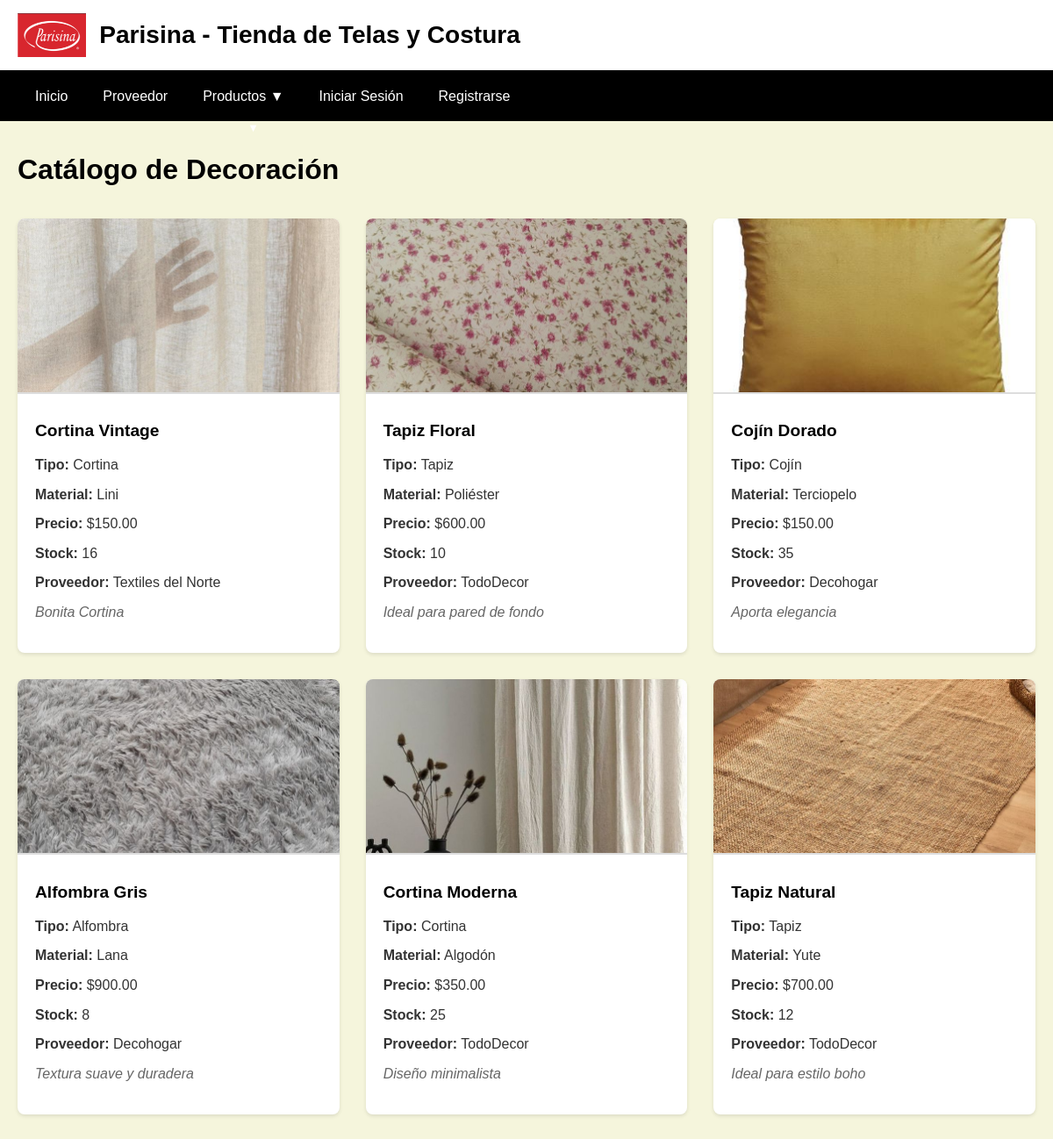
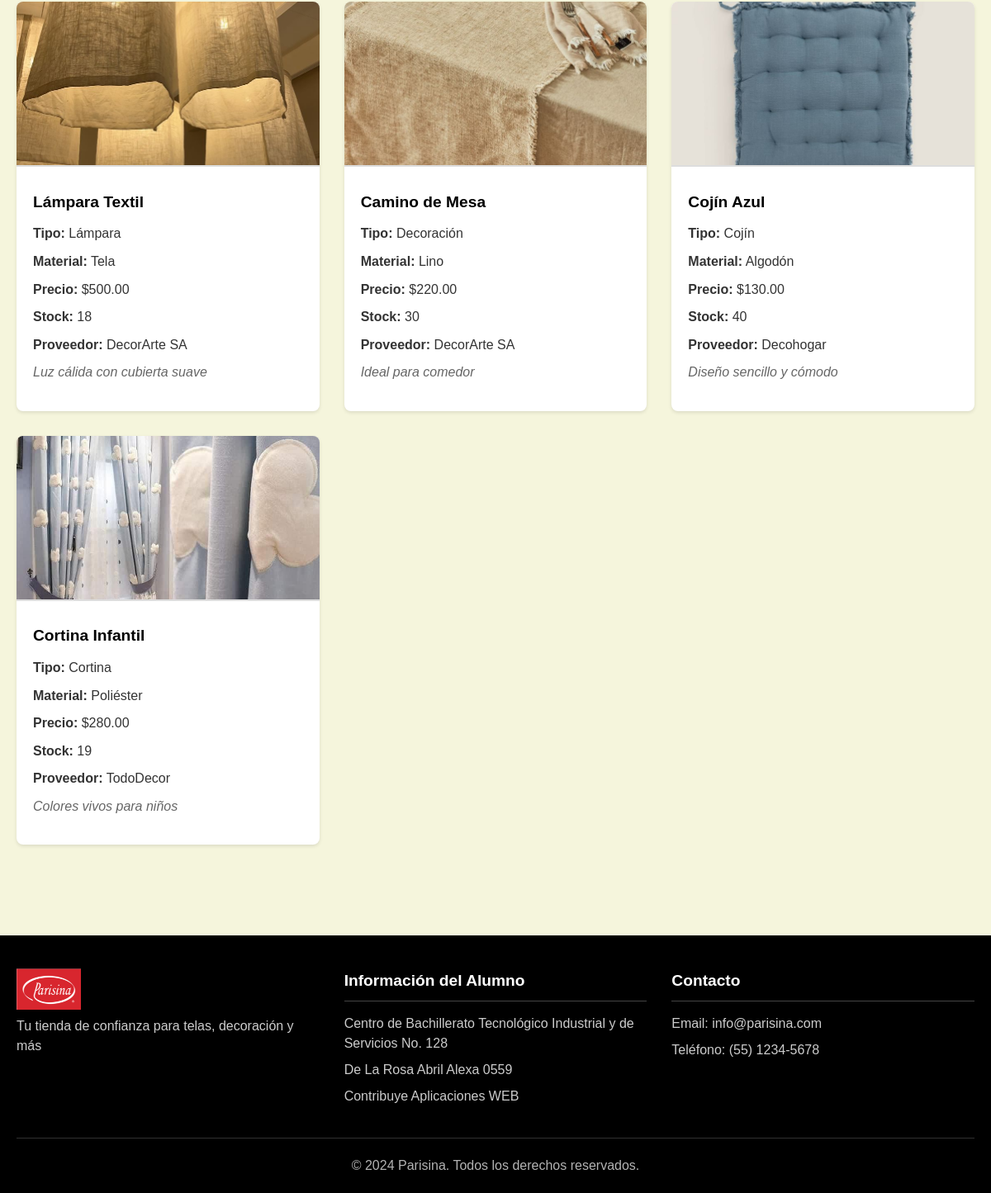
Page /decoracion/ on the committed database (2 pictures, top to bottom).
### app_Parisina/models.py (models this page shows, shortened)
class Decoracion(models.Model):
    nombre = models.CharField(max_length=100)
    tipo_producto = models.CharField(max_length=100)
    material = models.CharField(max_length=100)
    precio = models.DecimalField(max_digits=8, decimal_places=2)
    stock = models.PositiveIntegerField()
    descripcion = models.TextField(blank=True, null=True)
    imagen = models.ImageField(upload_to='decoracion/')
    proveedor = models.ForeignKey(Proveedor, on_delete=models.CASCADE, related_name='productos_decoracion')

class Proveedor(models.Model):
    empresa = models.CharField(max_length=100)
    telefono = models.CharField(max_length=15)
    correo = models.EmailField()
    direccion = models.CharField(max_length=200)
    ciudad = models.CharField(max_length=50)
    pais = models.CharField(max_length=50, blank=True, null=True)
    imagen = models.ImageField(upload_to='proveedores/', blank=True, null=True)

### app_Parisina/views.py (the view)
# urls.py: path('decoracion/', views.lista_decoracion, name='lista_decoracion'),
def lista_decoracion(request):
    productos = Decoracion.objects.all()
    return render(request, 'productos/decoracion/lista.html', {'productos': productos})

### app_Parisina/context_processors.py (called while the page is built)
def carrito_context(request):
    context = {}
    if request.user.is_authenticated and not request.user.is_staff:
        try:
            cliente = Cliente.objects.get(user=request.user)
            pedido = Pedido.objects.filter(cliente=cliente, estado='pendiente').first()
            if pedido:
                context['items_carrito'] = pedido.items.count()
            else:
                context['items_carrito'] = 0
        except Cliente.DoesNotExist:
            context['items_carrito'] = 0
    else:
        context['items_carrito'] = 0
    return context

### app_Parisina/templates/productos/decoracion/lista.html (shortened to what this page needs)
{% extends 'base.html' %}
{% load static %}
{% block content %}
<div class="container">
    <div class="page-header">
        <h1>Catálogo de Decoración</h1>
    </div>
    <div class="product-grid">
        {% for producto in productos %}
        <div class="product-card">
            {% if producto.imagen %}
            <img src="{{ producto.imagen.url }}" alt="{{ producto.nombre }}" class="product-image">
            {% else %}
            <img src="{% static 'images/placeholder.jpg' %}" alt="Sin imagen" class="product-image">
            {% endif %}
            <div class="product-info">
                <h3>{{ producto.nombre }}</h3>
                <p class="product-detail"><strong>Tipo:</strong> {{ producto.tipo_producto }}</p>
                <p class="product-detail"><strong>Material:</strong> {{ producto.material }}</p>
                <p class="product-detail"><strong>Precio:</strong> ${{ producto.precio }}</p>
                <p class="product-detail"><strong>Stock:</strong> {{ producto.stock }}</p>
                <p class="product-detail"><strong>Proveedor:</strong> {{ producto.proveedor.empresa }}</p>
                {% if producto.descripcion %}
                <p class="product-description">{{ producto.descripcion }}</p>
                {% endif %}
            </div>
        </div>
        {% endfor %}
    </div>
</div>
{% endblock %}

### app_Parisina/static/css/styles.css (style rules this page uses)
:root { --beige: #f5f5dc; --negro: #000000; --blanco: #ffffff; --rojo: #ff0000; --gris-oscuro: #333333; --gris-claro: #f4f4f4; --borde-color: #ddd; --sombra: 0 2px 4px rgba(0,0,0,0.1); }
* { margin: 0; padding: 0; box-sizing: border-box; }
body { font-family: 'Arial', sans-serif; background-color: var(--beige); color: var(--negro); line-height: 1.6; }
.container { max-width: 1200px; margin: 0 auto; padding: 0 20px; }
.product-grid { display: grid; grid-template-columns: repeat(auto-fit, minmax(280px, 1fr)); gap: 30px; margin-bottom: 30px; }
.product-card { background: var(--blanco); border-radius: 8px; box-shadow: var(--sombra); overflow: hidden; transition: transform 0.3s ease, box-shadow 0.3s ease; }
.product-image { width: 100%; height: 200px; object-fit: cover; border-bottom: 2px solid var(--borde-color); }
.product-info { padding: 20px; }
.product-info h3 { color: var(--negro); margin-bottom: 10px; font-size: 1.2rem; }
.product-type, .product-price, .product-stock, .product-detail { margin-bottom: 8px; color: var(--gris-oscuro); }
.product-description { font-style: italic; color: #666; margin: 10px 0; line-height: 1.4; }
.page-header { display: flex; justify-content: space-between; align-items: center; margin-bottom: 30px; flex-wrap: wrap; gap: 15px; }
.page-header h1 { color: var(--negro); margin: 0; }

### rows in the picture
Decoracion: imagen (picture), nombre "Cortina Vintage", tipo_producto "Cortina", material "Lini", precio "150.00", stock "16", proveedor.empresa "Textiles del Norte", descripcion "Bonita Cortina"
Decoracion: imagen (picture), nombre "Tapiz Floral", tipo_producto "Tapiz", material "Poliéster", precio "600.00", stock "10", proveedor.empresa "TodoDecor", descripcion "Ideal para pared de fondo"
Decoracion: imagen (picture), nombre "Cojín Dorado", tipo_producto "Cojín", material "Terciopelo", precio "150.00", stock "35", proveedor.empresa "Decohogar", descripcion "Aporta elegancia"
Decoracion: imagen (picture), nombre "Alfombra Gris", tipo_producto "Alfombra", material "Lana", precio "900.00", stock "8", proveedor.empresa "Decohogar", descripcion "Textura suave y duradera"
Decoracion: imagen (picture), nombre "Cortina Moderna", tipo_producto "Cortina", material "Algodón", precio "350.00", stock "25", proveedor.empresa "TodoDecor", descripcion "Diseño minimalista"
Decoracion: imagen (picture), nombre "Tapiz Natural", tipo_producto "Tapiz", material "Yute", precio "700.00", stock "12", proveedor.empresa "TodoDecor", descripcion "Ideal para estilo boho"
Decoracion: imagen (picture), nombre "Lámpara Textil", tipo_producto "Lámpara", material "Tela", precio "500.00", stock "18", proveedor.empresa "DecorArte SA", descripcion "Luz cálida con cubierta suave"
Decoracion: imagen (picture), nombre "Camino de Mesa", tipo_producto "Decoración", material "Lino", precio "220.00", stock "30", proveedor.empresa "DecorArte SA", descripcion "Ideal para comedor"
Decoracion: imagen (picture), nombre "Cojín Azul", tipo_producto "Cojín", material "Algodón", precio "130.00", stock "40", proveedor.empresa "Decohogar", descripcion "Diseño sencillo y cómodo"
Decoracion: imagen (picture), nombre "Cortina Infantil", tipo_producto "Cortina", material "Poliéster", precio "280.00", stock "19", proveedor.empresa "TodoDecor", descripcion "Colores vivos para niños"
